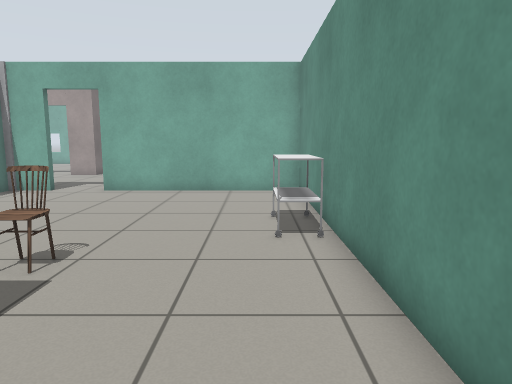
view 1 (above)

22 first-person views from a walk through a Gazebo world. The camera is 1 m above the floor, tilts 8° down and sees 70° across. The floor is counted in squares, 0.5 m on a side. Each view is taken from the middle of a square. On the plan, view 1 faces up. The plan holds only what a view shows up to about 19 squares ahead; the rest is blank. The place goes on beyond the plan. Simple patterns stand in for the simulator's built-in surfaces. Simple shapes stand in for some stock models. Some surface patterns are stand-ins.

view 2
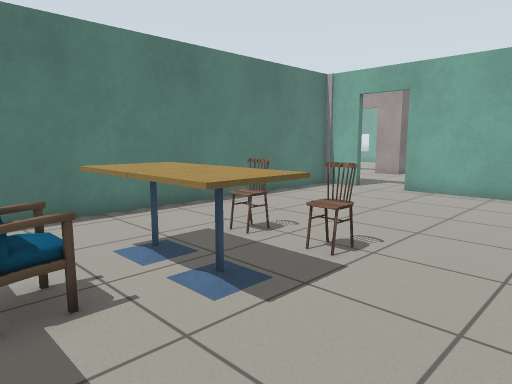

view 3
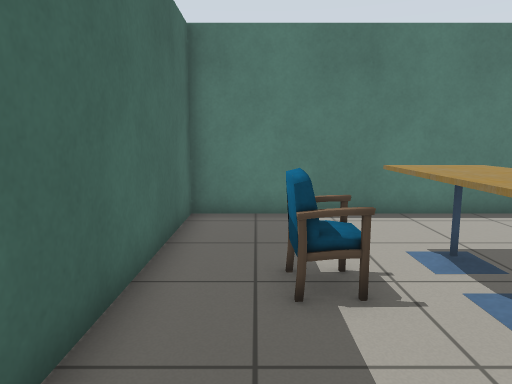

view 4
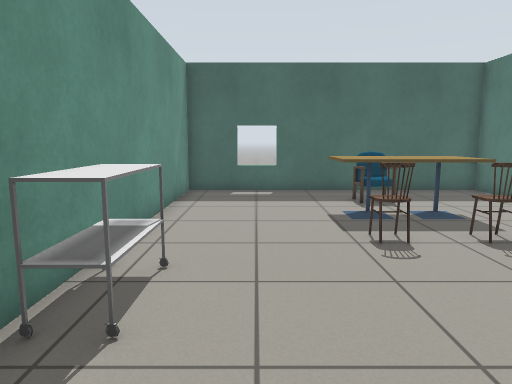

view 5
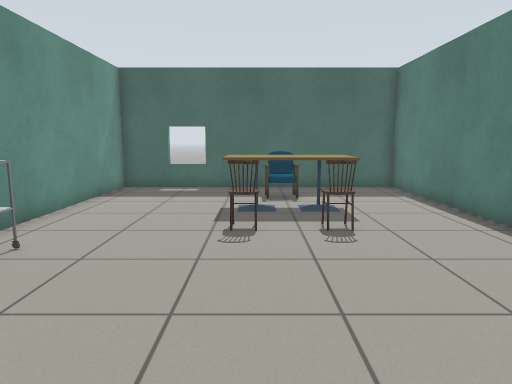

view 6
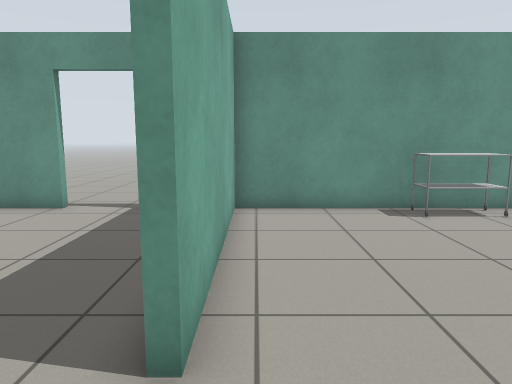

view 7
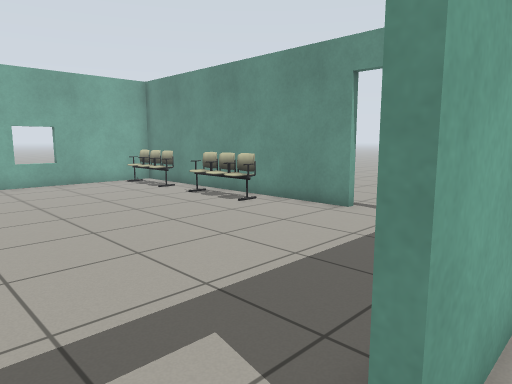

view 8
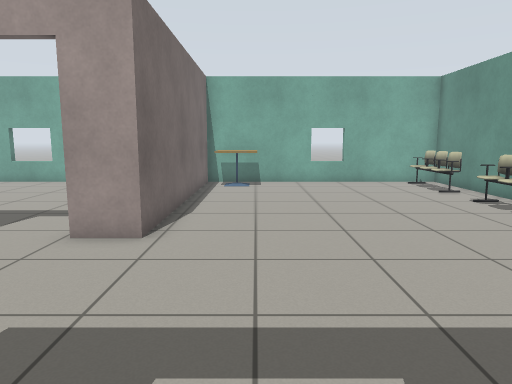

view 9
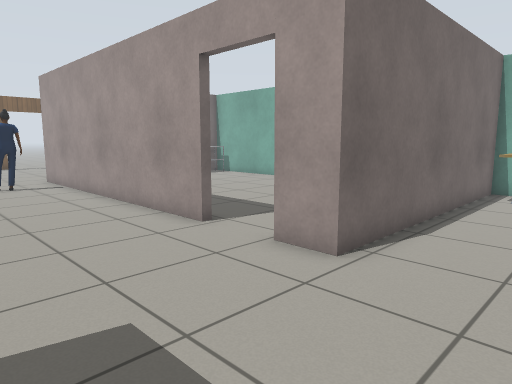

view 10
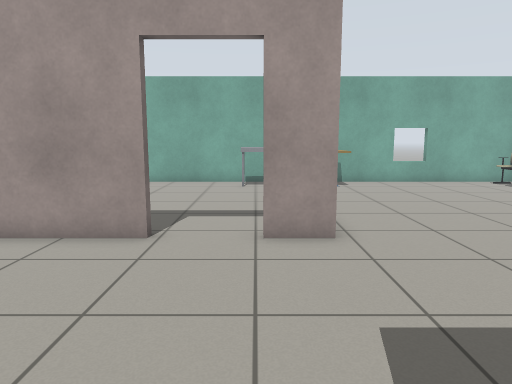

view 11
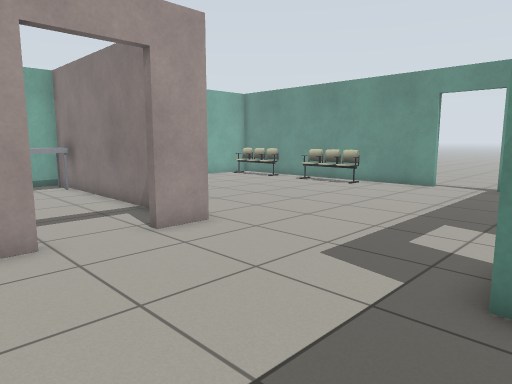

view 12
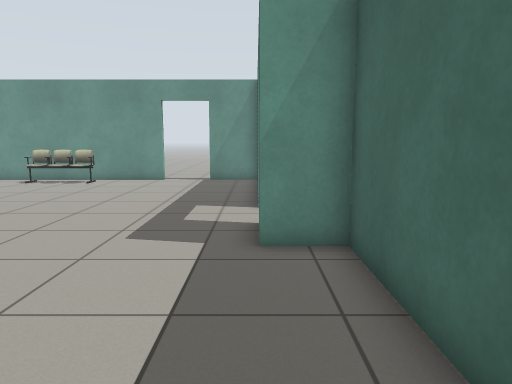

view 13
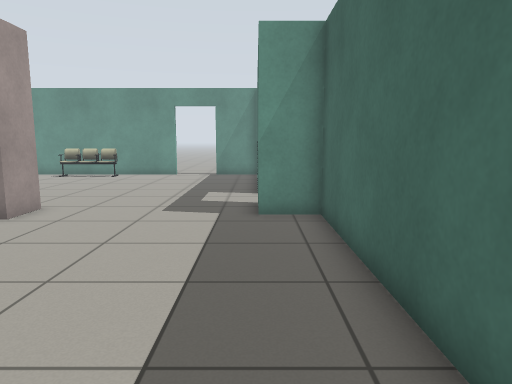

view 14
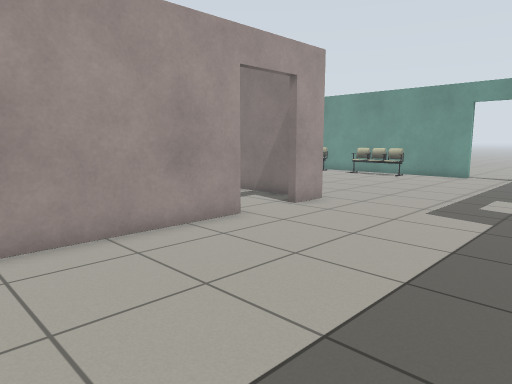

view 15
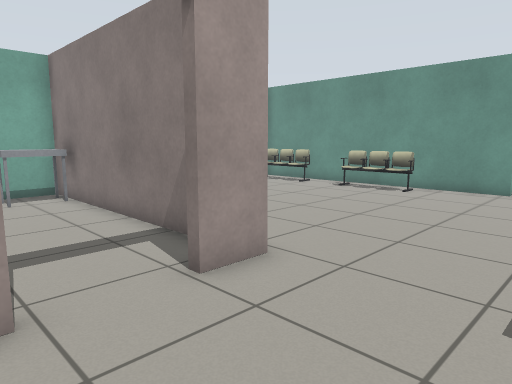

view 16
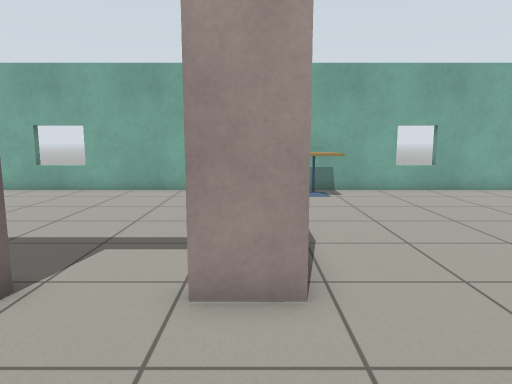

view 17
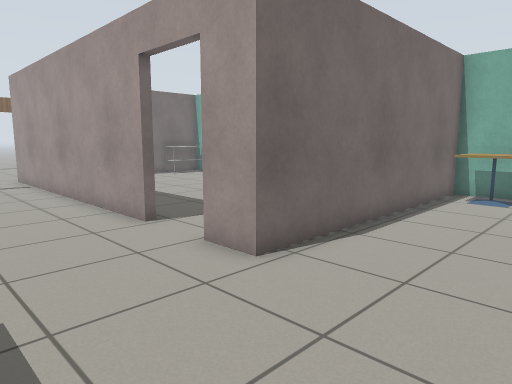

view 18
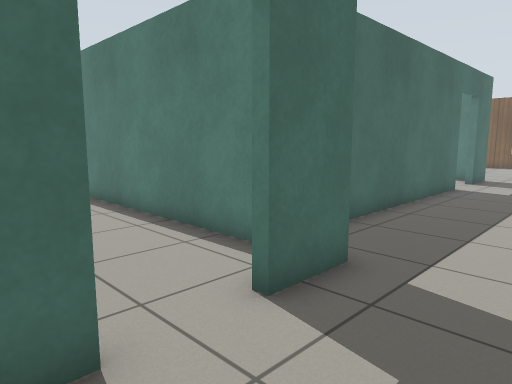

view 19
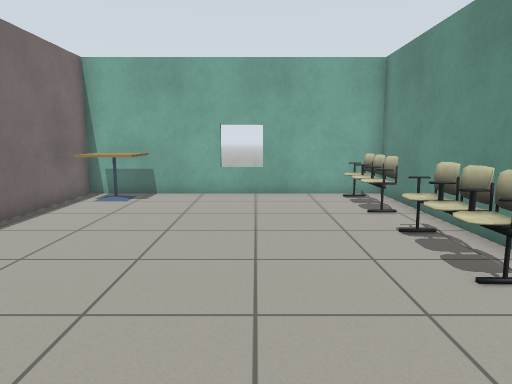

view 20
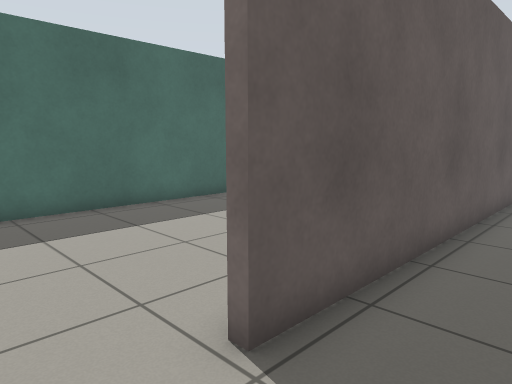

view 21
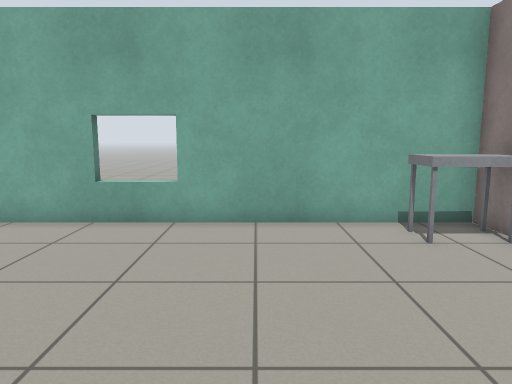

view 22
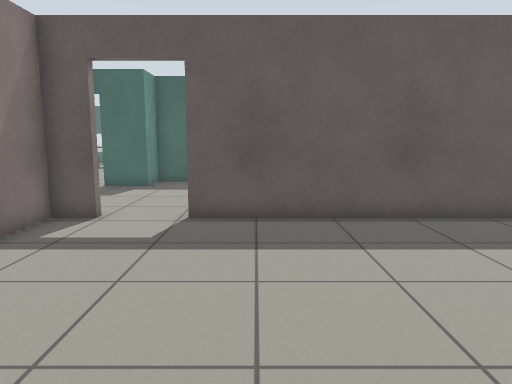

### Floor plan
Points are (right, up) in squares from view 1. A wall is a line through its corners. A room is listed if a view was taken in it or the views show most of it. See-through windows are left out.
Room 1 (views 1, 2, 3, 4, 5, 6, 7, 8)
walls: (-8.2, 14.6) (-9.9, 14.6) (-9.9, -1.8) (1.7, -1.8) (1.7, 14.6) (-6.2, 14.6)
ways out: open door at (-7.5, 15) to room 2
objects: cafe table (-7, 2) to (-5, 4); chair (-6, 5) to (-6, 6); chair (-5, 0) to (-4, 1); cafe table (-4, 2) to (-3, 4); chair (-4, 5) to (-3, 6); cart (0, 7) to (1, 10)
Room 2 (views 9, 10, 11, 12, 13, 14, 15, 16, 17, 18, 19)
walls: (-13.2, 21.4) (-20.5, 21.4); (-6.2, 14.9) (-5, 14.9); (-9.4, 29.5) (-9.4, 21.4) (-10.8, 21.4); (1.7, 19.7) (1.7, 31.8) (-9.4, 31.8) (-9.4, 31.4); (-9.6, 31.4) (-9.6, 31.8) (-10.6, 31.8); (1.7, 14.9) (1.7, 17.4); (-20.5, 13.2) (-10.2, 13.2) (-10.2, 14.9) (-8.2, 14.9)
ways out: open door at (-7.5, 15) to room 1; open door at (-12, 21.5) to room 3; open door at (2, 18.5)
objects: cafe table (-9, 30) to (-7, 31); chair (0, 23) to (1, 26); chair (0, 28) to (1, 31)
Room 3 (views 20, 21, 22)
walls: (-20.5, 21.7) (-13.2, 21.7); (-10.6, 31.8) (-20.5, 31.8); (-10.8, 21.7) (-9.6, 21.7) (-9.6, 29.5)
ways out: open door at (-12, 21.5) to room 2
objects: cart (-12, 30) to (-10, 31)

Positions as (right, up) in squares from view 1, and headings:
1: (0, 0), facing up
2: (0, 0), facing up-left
3: (0, 0), facing left
4: (-1, 13), facing down
5: (-4, 14), facing down
6: (-9, 14), facing right
7: (-8, 14), facing up-right
8: (-7, 14), facing up
9: (-6, 16), facing up-left
10: (-11, 14), facing up
11: (-15, 14), facing up-right
12: (-17, 15), facing right
13: (-20, 15), facing right
14: (-20, 14), facing up-right
15: (-14, 17), facing up-right
16: (-10, 17), facing up
17: (-5, 17), facing up-left
18: (-5, 18), facing down-left
19: (-3, 18), facing up
20: (-11, 24), facing down-left
21: (-15, 23), facing up
22: (-15, 31), facing down
